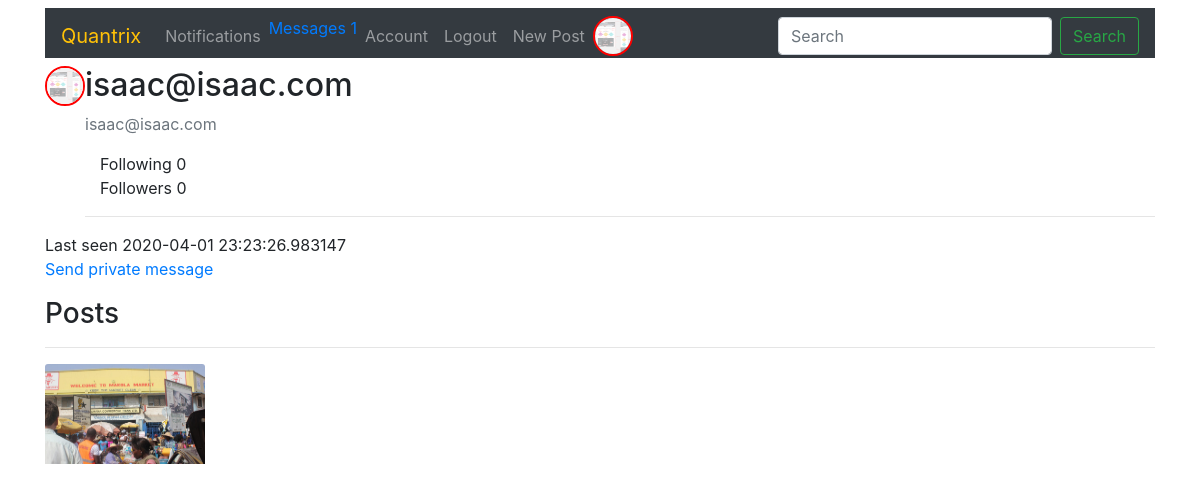
Page /dashboard/isaac@isaac.com (signed in) on the committed database.
### quandromy/database.py (models this page shows, shortened)
class User(db.Model, UserMixin): #The users mixing class helps in user management. We inherit the "is_authenticated" method from here
    __tablename__ = 'users'
    id = db.Column(db.Integer, primary_key = True)
    fullname = db.Column(db.String(100), nullable = False)
    username = db.Column(db.String(20), unique = True, nullable = False, index = True)
    role_id = db.Column(db.Integer, db.ForeignKey('roles.id'))
    email = db.Column(db.String(120), unique = True, nullable = False, index = True)
    country = db.Column(db.String(200))
    name = db.Column(db.String(64))
    about_me = db.Column(db.Text())
    member_since = db.Column(db.DateTime(), default=datetime.utcnow)
    last_seen = db.Column(db.DateTime(), default=datetime.utcnow)
    image_file = db.Column(db.String(20), nullable = False, default = 'default.png')
    last_message_read_time = db.Column(db.DateTime)
    password = db.Column(db.String(60), nullable = False)
    comments = db.relationship('Comment', backref='author', lazy='dynamic')
    Post = db.relationship('Post', backref = 'author', lazy = 'dynamic')
    followed = db.relationship('Follow',
                               foreign_keys=[Follow.follower_id],               #SQLAlchemy cannot use the association table transparently because that will not give
                               backref=db.backref('follower', lazy='joined'),   #the application access to the custom fields in it. Instead, the many-to-many relationship
                               lazy='dynamic',                                  #must be decomposed into the two basic one-to-many relationships for the left
                               cascade='all, delete-orphan')                    #and right sides, and these must be defined as standard relationships.
    followers = db.relationship('Follow',
                                foreign_keys=[Follow.followed_id],
                                backref=db.backref('followed', lazy='joined'),
                                lazy='dynamic',
                                cascade='all, delete-orphan')
    messages_sent = db.relationship('Message',
                                    foreign_keys='Message.sender_id',
                                    backref='sender', lazy='dynamic')
    messages_received = db.relationship('Message',
                                        foreign_keys='Message.recipient_id',
                                        backref='recipient', lazy='dynamic')
    def new_messages(self):
        last_read_time = self.last_message_read_time or datetime(1900, 1, 1)
        return Message.query.filter_by(recipient=self).filter(
            Message.timestamp > last_read_time).count()

class Post(db.Model):
    __tablename__ = 'posts'
    id = db.Column(db.Integer, primary_key = True)
    date_posted = db.Column(db.DateTime, nullable = False, default = datetime.utcnow())
    title = db.Column(db.String(50), nullable = False)
    describe = db.Column(db.String, nullable = False)
    picture = db.Column(db.String(20), nullable = False, default = 'default.png')
    user_id = db.Column(db.Integer, db.ForeignKey('users.id'), nullable = False)
    comments = db.relationship('Comment', backref='post', lazy='dynamic')

### quandromy/users/routes.py (the view)
@users.route("/dashboard/<string:username>")
def dashboard(username):
    user = User.query.filter_by(username=username).first_or_404()
    posts = Post.query.filter_by(author=user)
    image_file = url_for('static', filename = 'img/' + user.image_file)
    return render_template('users/dashboard.html', user = user, posts = posts, image_file = image_file)

### quandromy/main/__init__.py (called while the page is built)
@main.app_context_processor
def inject_permissions():
    return dict(Permission=Permission)

### quandromy/users/routes.py (called while the page is built)
@users.before_request
def before_request():
    if current_user.is_authenticated:
        current_user.last_seen = datetime.utcnow()
        db.session.commit()

@login_manager.user_loader #This is reuqired to manage users by their ID's
def load_user(user_id):
    return User.query.get(int(user_id))

### quandromy/templates/users/dashboard.html (shortened to what this page needs)
{% extends 'base.html' %}
{% block div %}
 <div class="content-section">
   <div class="media">
     <img class="rounded-circle account-img my-img" src="{{user.image_file}}" alt="profile pic">
     <div class="media-body">
       <h2 class="account-heading">{{user.username}}</h2>
       <p class="text-secondary">{{user.email}}</p>
       <div class="col">
        Following <span>{{ user.followed.count() - 1 }}</span>
    </div>
    <div class="col">
      Followers <span>{{ user.followers.count() - 1 }}</span>
  </div>
  <hr>
     </div>
   </div>
 </div>
<div>Last seen {{ user.last_seen }}</div>
<div>
  <p>
    <a href="{{ url_for('users.send_message',
                        recipient=user.username) }}">
        {{ ('Send private message') }}
    </a>
</p>
</div>
 <div>
   <legend><h3>Posts</h3></legend>
   <hr>
    {% for post in posts %}
    <div class="row">
       <div class="col">
        <img src="{{url_for('static', filename = 'postpics/' + post.picture)}}" class="card-img-top" alt="..." width="50" height="100">
       </div>
       <div class="col"></div>
       <div class="col"></div>
       <div class="col"></div>
       <div class="col"></div>
       <div class="col"></div>
    </div>
    {% endfor %}
 </div>
{% endblock %}

### quandromy/templates/base.html (shortened to what this page needs)
<!doctype html>
<html lang="en">
  <head>
    <link rel="stylesheet" href="https://stackpath.bootstrapcdn.com/bootstrap/4.4.1/css/bootstrap.min.css">
    <link rel="stylesheet" type="text/css" href="{{url_for('static', filename = 'styles/main.css')}}">
  </head>
  {% if current_user.is_authenticated %}
  <nav class="container sticky-top navbar navbar-expand-lg navbar-dark bg-dark mb-2 mt-2">
    <a class="navbar-brand text-warning" href="{{url_for('main.index')}}" >Quantrix</a>
<div class="collapse navbar-collapse" id="navbarSupportedContent">
  <ul class="navbar-nav mr-auto">
        <li class="nav-item">
          <a class="nav-link" href="#">Notifications</a>
        </li>
        <li class="nav-item">
          <a href="{{ url_for('users.messages') }}">
            Messages
            {% set new_messages = current_user.new_messages() %}
            {% if new_messages %}
            <span class="">{{ new_messages }}</span>
            {% endif %}
        </a>
        </li>
        <li class="nav-item">
          <a class="nav-link" href="{{url_for('users.account')}}">Account</a>
        </li>
        <li class="nav-item">
          <a class="nav-link" href="{{url_for('users.logout')}}">Logout</a>
        </li>
        <li class="nav-item">
          <a class="nav-link" href="{{url_for('posts.new_post')}}">New Post</a>
        </li>
        <li class="nav-item">
          <img class="rounded-circle account-img my-img mr-sm-2" src="{{url_for('static', filename = 'img/' + current_user.image_file)}}" alt="profile pic">
        </li>
  </ul>
  <form class="form-inline my-2 my-lg-0">
    <input class="form-control mr-sm-2" type="search" placeholder="Search" aria-label="Search">
    <button class="btn btn-outline-success my-2 my-sm-0" type="submit">Search</button>
  </form>
</div>
</nav>
{% endif %}
  <body class = "container">
    {% block div %}{% endblock %}
  </body>
</html>

### quandromy/static/styles/main.css (style rules this page uses)
.my-img { width: 40px; height: 40px; box-sizing: border-box; background-clip: content-box; rgba(0,0,0,0); border-radius: 50%; border: 2px solid red; position: relative; overflow: hidden; }
.navbar { padding-bottom: 2px; }

### rows in the picture
User: image_file (placeholder picture)
User: image_file (placeholder picture), username "isaac@isaac.com", email "isaac@isaac.com", last_seen "2020-04-01 23:23:26.983147"
Post: picture (picture)

### other values in the picture
{{ new_messages }} "1"
{{ user.followed.count() - 1 }} "0"
{{ user.followers.count() - 1 }} "0"
{{ ('Send private message') }} "Send private message"
